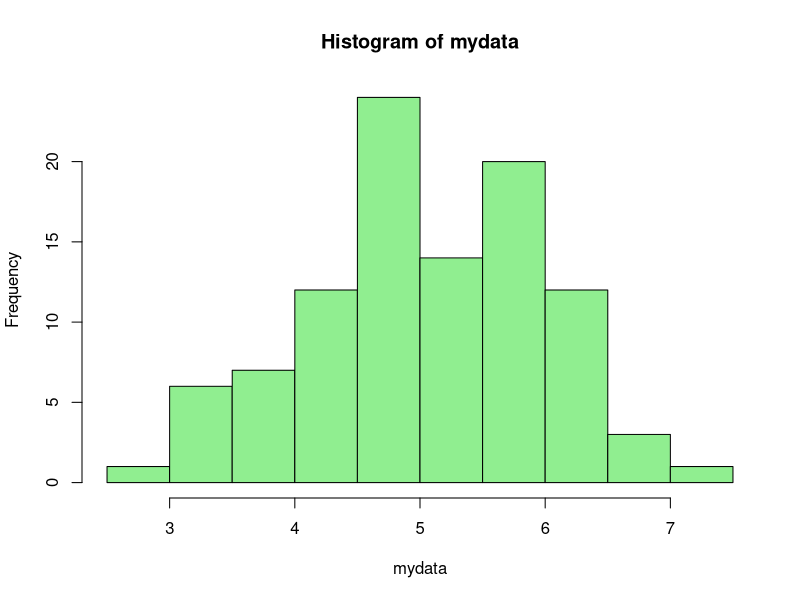
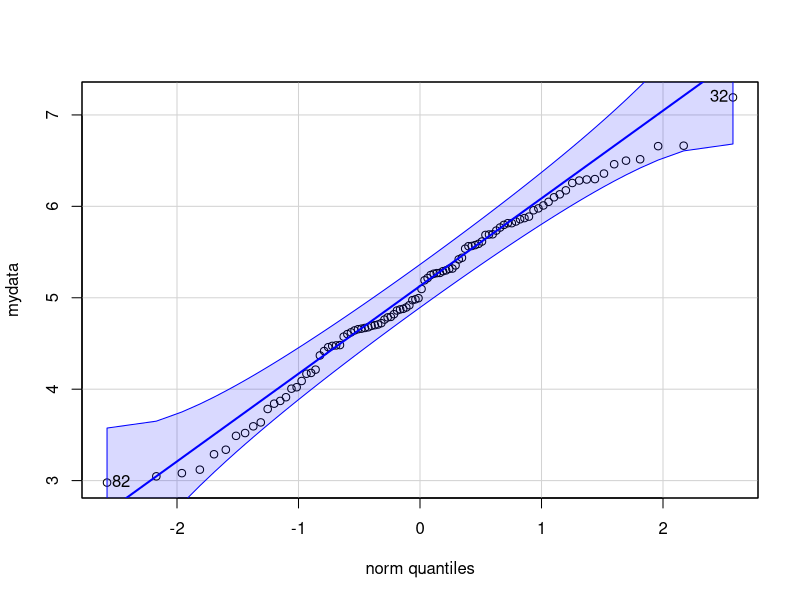
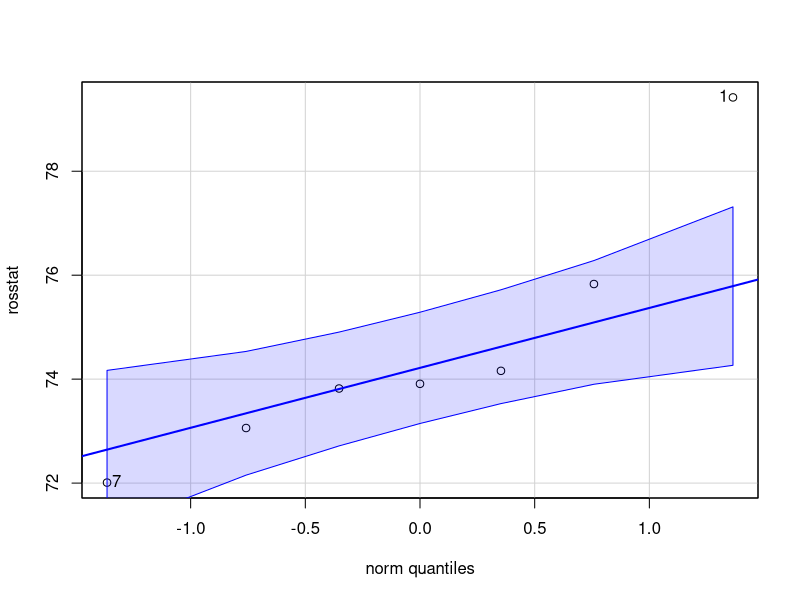

Reproduce these figures in R, in order.
# Для проведения t-est (Student Distribution), необходимо, чтобы данные выборок имели распределение близкое к нормальному.

# Нормальное распределение данных и методы его оценки qqplot и shapiro.test
# Нормальное распределение данных характерно для количественных данных,
# на распределение которых влияет множество факторов, либо оно случайно.
# Нормальное распределение характеризуется несколькими особенностями:
# Оно всегда симметрично и имеет форму колокола.
# Значения среднего и медианы совпадают.
# В пределах одного стандартного отклонения в обе стороны лежат 68.2% всех данных,
# в пределах двух - 95,5%,
# в пределах трех - 99,7%

mydata <- rnorm(100, mean = 5, sd = 1)
hist(mydata, col = "light green")

# Одним из наиболее простых тестов нормальности является график квантилей (qqplot).
# Суть теста проста: если данные имеют нормальное распределение,
# то они не должны сильно отклоняться от линии теоретических квантилей
# и выходить за пределы доверительных интервалов. Давайте проделаем этот тест в R.

install.packages("car") #установка пакета "car"
library(car) #загрузка пакета "car" в среду R
qqPlot(mydata) #запустим тест

shapiro.test(mydata) # p > 0.05 so it is normal dist

# Запускаем t-тест Стьюдента в среде R
# Итак, если данные из выборок имеют нормальное распределение,
# можно смело приступать к сравнению средних этих выборок.
# Существует три основных типа t-теста

# Одновыборочный критерий Стьюдента (one-sample t-test)
# Одновыборочный t-тест следует выбирать, если Вы сравниваете выборку с общеизвестным средним.

#  Для того, чтобы проверить эту гипотезу, мы возьмем данные РосСтата
#  (таблицы среднего ожидаемого продолжительности жизни по регионам России)
#  и применим одновыборочный критерий Стьюдента.
#  Так как критерий Стьюдента основан на проверке статистических гипотез,
#  то за нулевую гипотезу будем принимать то,
#  что различий между средним ожидаемым уровнем продолжительности по России
#  и республикам Северного Кавказа нет.
#  Если различия существуют, то для того,
#  чтобы считать их статистически значимыми p-value должно быть менее 0.05
#  (логика та же, что и в вышеописанном тесте Шапиро-Уилка).

# Загрузим данные в R. Для этого, создадим вектор со средними значениями по республикам Кавказа
# (включая Адыгею). Затем, запустим одновыборочный t-тест,
# указав в параметре mu среднее значение ожидаемого возраста жизни по России равное 70.93.

rosstat <-c(79.42, 75.83, 74.16, 73.91, 73.82, 73.06, 72.01)
qqPlot(rosstat)
shapiro.test(rosstat)
t.test(rosstat, mu = 70.93)

#Несмотря на то, что у нас всего 7 точек в выборке, в целом они проходят тесты нормальности
# и мы можем на них полагаться, так как эти данные уже были усреднены по региону.